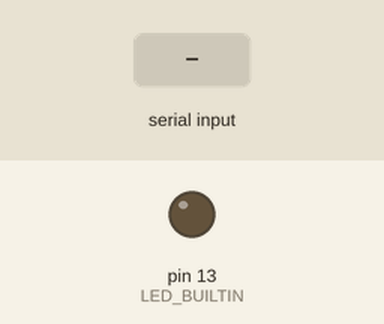
Recording of a sketch running on a simulated Arduino Uno, built with avr-gcc and run on an emulated ATmega328P. Shown: output pins drawn as LEDs (lit = HIGH). The test bench sets the inputs (shaded band).

Above: at 1.2 s.
1.3 s: "1" received over Serial
At 1.7 s:
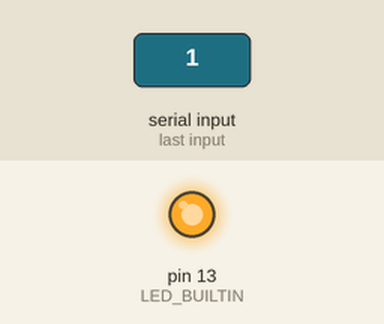
2.8 s: "a" received over Serial
At 4.4 s:
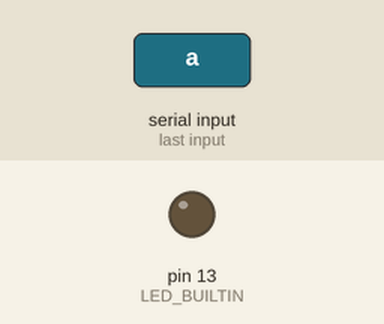
Timing chart, 0 to 5.9 s (numbered marks = the images above; inputs shaded):
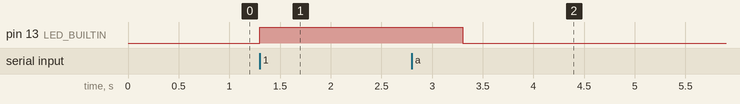

Measured:
- after the input at 1.3 s, pin 13 (LED_BUILTIN): LOW → HIGH at once
- after the input at 2.8 s, pin 13 (LED_BUILTIN): HIGH → LOW after 0.50 s

The sketch:

pruebaComunicacionSerialBasica.ino
```cpp
char dato;

void setup() {
  Serial.begin(9600);
  pinMode(LED_BUILTIN, OUTPUT);
  digitalWrite(LED_BUILTIN, LOW);
}

void loop() {
  if (Serial.available() > 0) {
    dato = Serial.read();

    if (dato == '1')
      digitalWrite(LED_BUILTIN, HIGH);

    if (dato == 'a')
      digitalWrite(LED_BUILTIN, LOW);

    delay(2000);
  }
}
```
